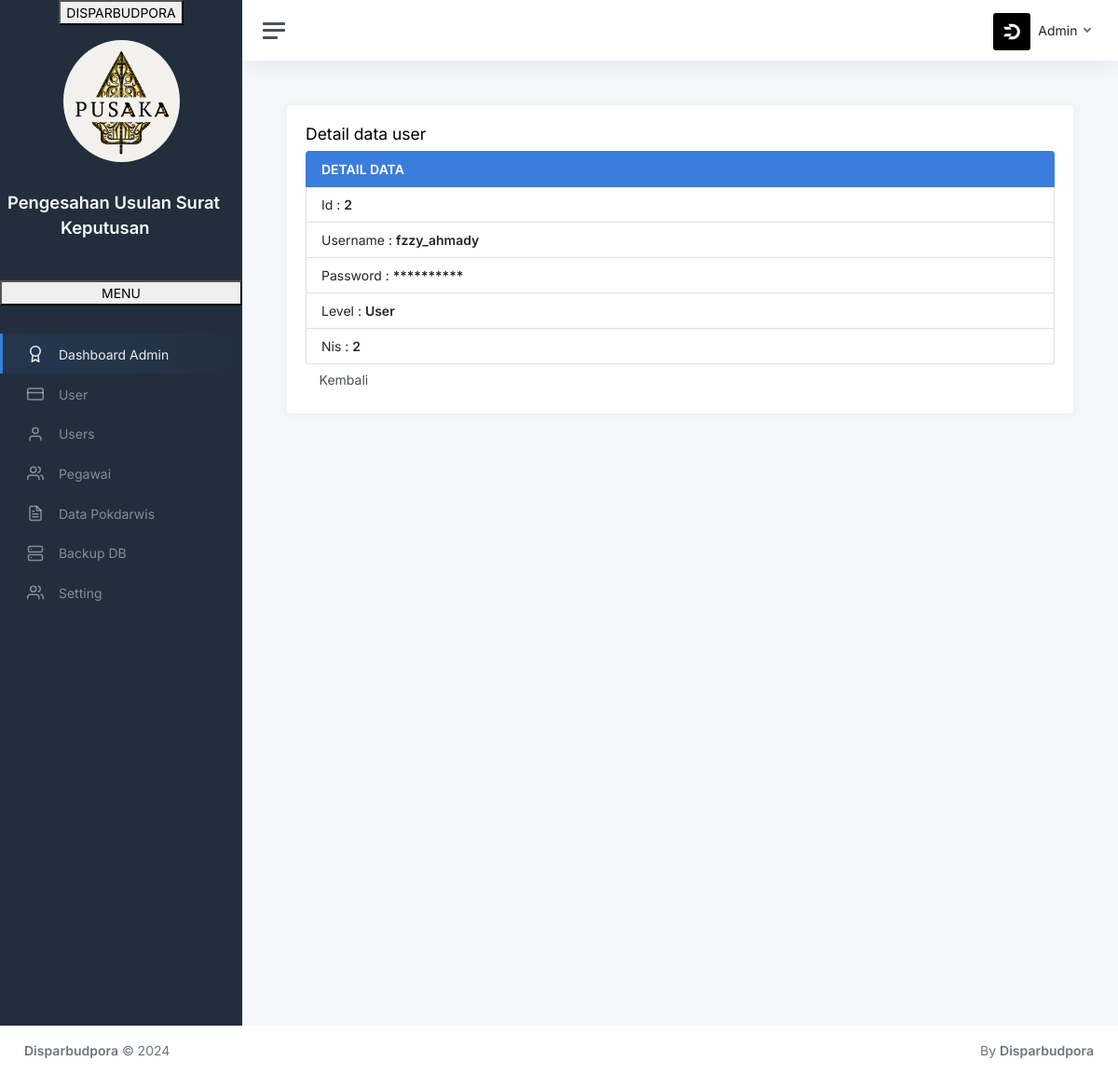
The page /index.php?page=detail&id=2 (signed in) on the database as committed earlier.
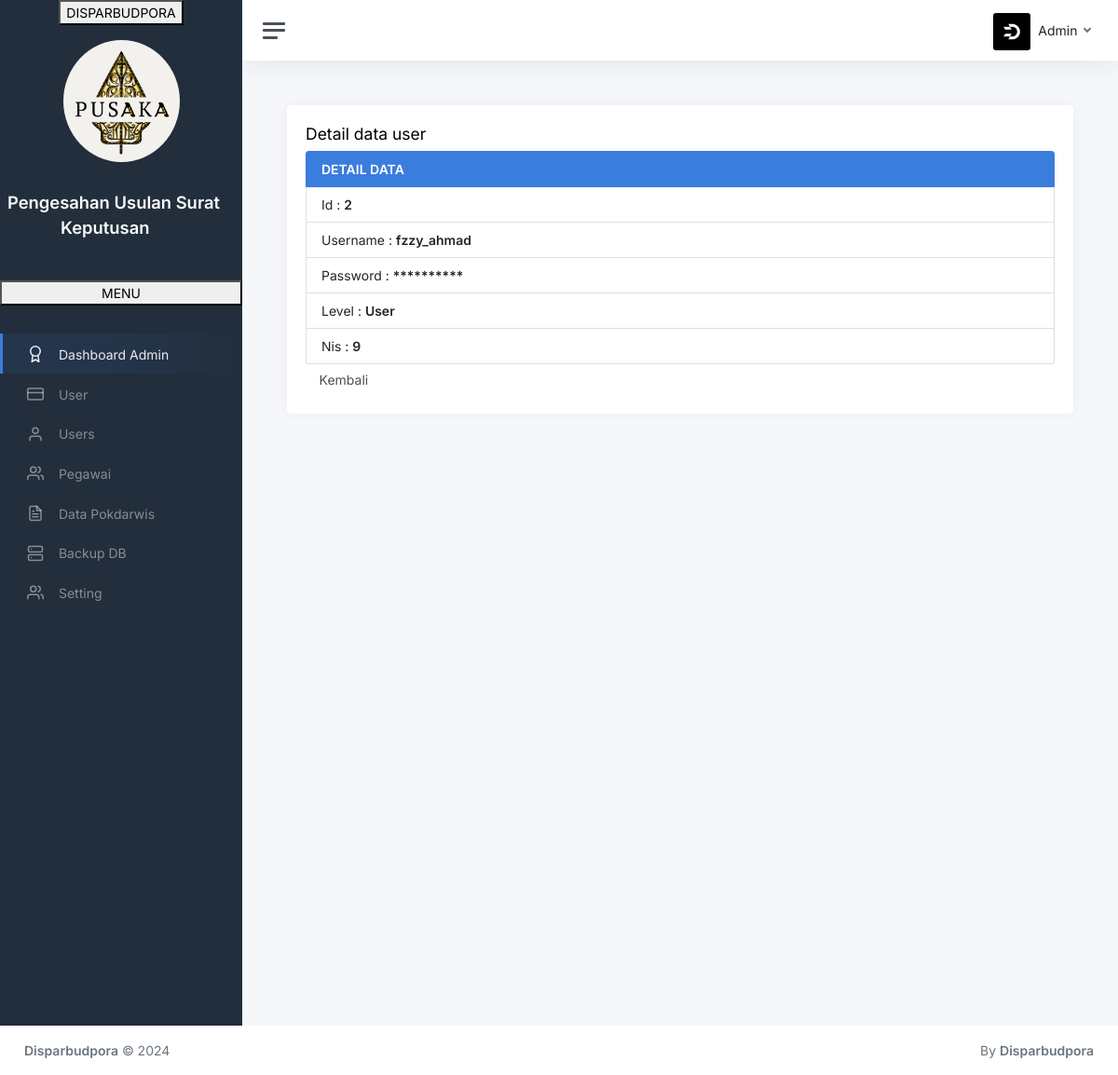
The same page on the database as committed later.
### tables this page shows
CREATE TABLE `user` (
  `id` bigint(12) NOT NULL AUTO_INCREMENT,
  `username` varchar(30) NOT NULL,
  `password` varchar(30) NOT NULL,
  `level` varchar(30) NOT NULL,
  `nis` varchar(9) NOT NULL,
  PRIMARY KEY (`id`)
);

### user/detail.php (the view, shortened to what this page needs)
<div class="row">
    <div class="col-md-12">
        <div class="page-header">
            <h4>
                Detail data user
            </h4>
        </div>
        <?php
        if (isset($_GET['id'])) {
            $id   = $_GET['id'];
            $query = mysqli_query($db, "SELECT * FROM user WHERE id='$id'") or die('Query Error : ' . mysqli_error($db));
            while ($data  = mysqli_fetch_assoc($query)) {
                $id           = $data['id'];
                $username     = $data['username'];
                $level        = $data['level'];
                $nis          = $data['nis'];
            }
        }
        ?>
        <ul class="list-group">
            <li class="list-group-item active"><b>DETAIL DATA</b></li>
            <li class="list-group-item">Id : <b><?php echo $id; ?></b></li>
            <li class="list-group-item">Username : <b><?php echo $username; ?></b></li>
            <li class="list-group-item">Password : <b>
                    <?php
                    if ($_SESSION['level'] == "Admin") {
                        echo '**********';
                    } else if ($_SESSION['level'] == "User") {
                        echo '$password';
                    }  ?></b></li>
            <li class="list-group-item">Level : <b><?php echo $level; ?></b></li>
            <li class="list-group-item">Nis : <b><?php echo $nis; ?></b></li>
        </ul>
        <?php
        $kembali = "";
        if ($_SESSION['level'] == "Admin" or "Pegawai") {
            $kembali = "user-tampil";
        } else if ($_SESSION['level'] == "User") {
            $kembali = "index.php";
        }
        ?>
        <div class="form-group">
            <a href="?page=<?php echo $kembali ?>" class="btn btn-default btn-reset">Kembali</a>
        </div>
    </div>
</div>
</div>
</div>
</div>

Rows that differ between the two databases and show on the page:
changed user "User": username "fzzy_ahmady" → "fzzy_ahmad"; nis "2" → "9"
